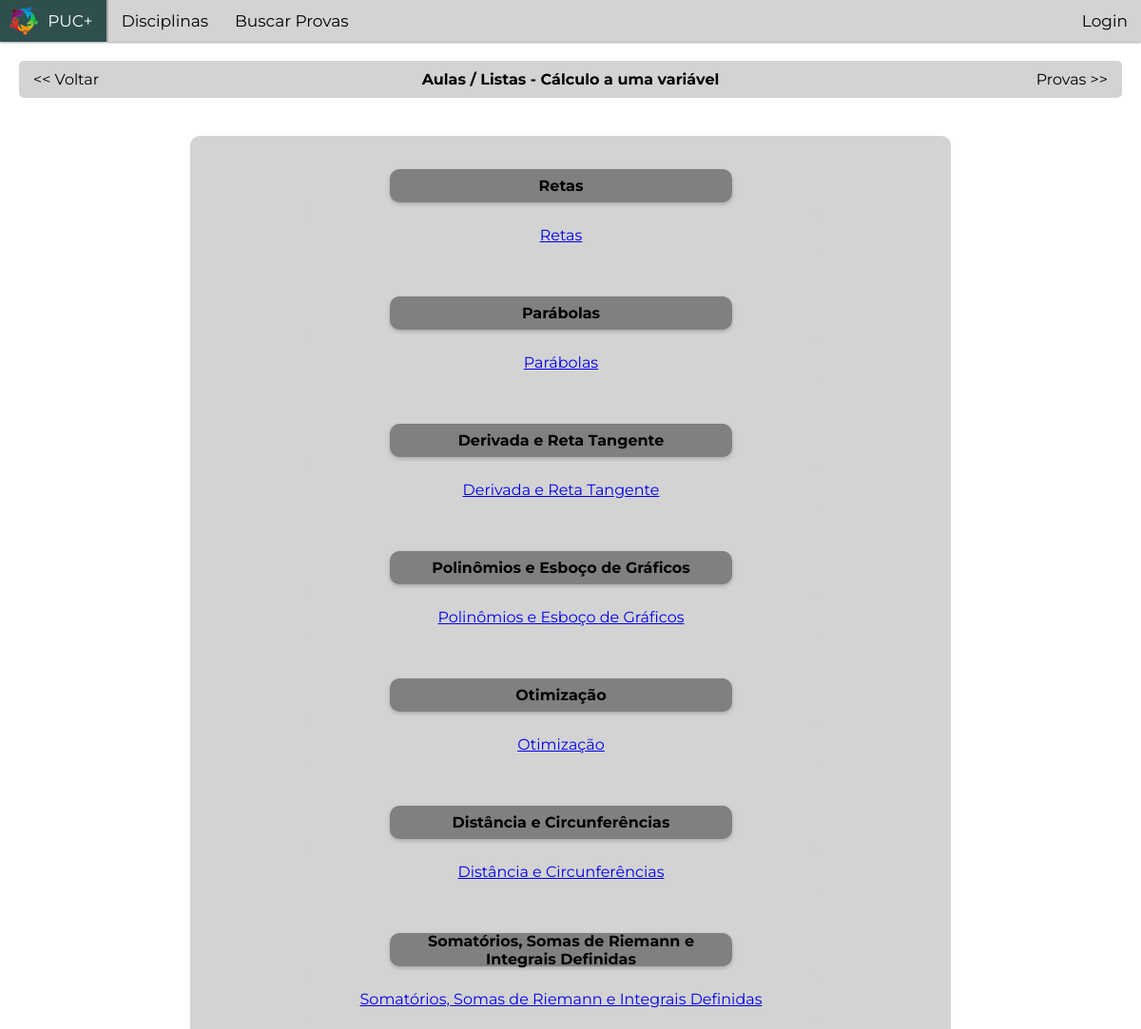
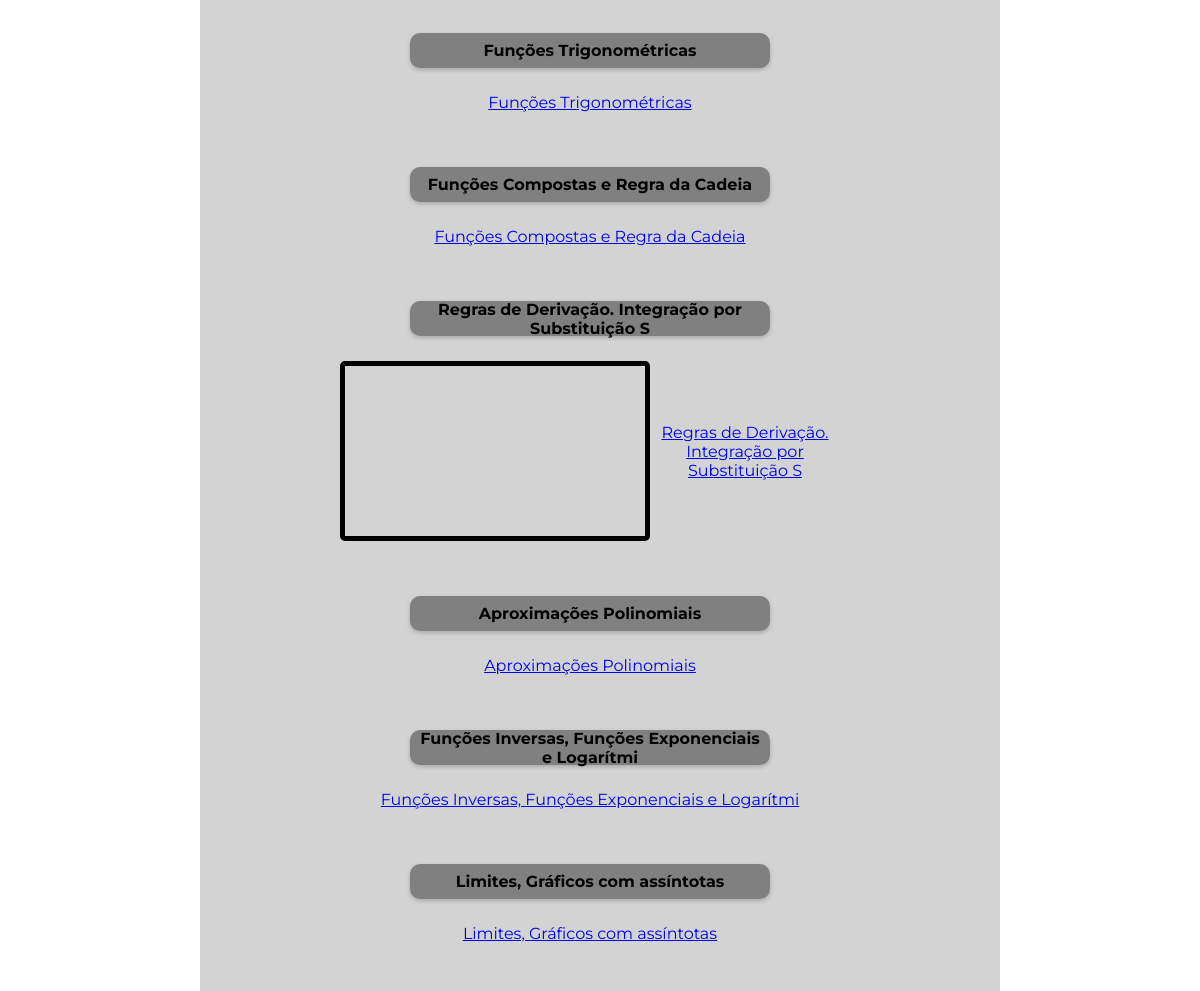
/disciplinas/Cálculo a uma variável/aulas&listas/, run on the app's committed database (2 pictures, top to bottom).
### app/models.py (models this page shows, shortened)
class Discipline(models.Model):
  code = models.CharField(max_length=10)
  name = models.CharField(max_length = 100)
  image = models.ImageField(upload_to='backgrounds/', blank=True, null=True)

class Topic(models.Model):
  name = models.CharField(max_length=50)
  course = models.ForeignKey(Course, on_delete=models.CASCADE)

class Video(models.Model):
  name = models.CharField(max_length=100)
  link = models.URLField()
  description = models.TextField(blank=True)
  topic = models.ForeignKey(Topic, on_delete=models.CASCADE, blank=True)

### app/views.py (the view)
# urls.py: path("disciplinas/<str:discipline_name>/aulas&listas/", views.aulas_listas_basic),
def aulas_listas_basic(request, discipline_name):
  discipline = get_object_or_404(Discipline, name = discipline_name) # Discipline.objects.get(name = discipline_name)
  topic = Topic.objects.filter(course__in=Course.objects.filter(discipline__name = discipline_name).all()).all() # Pegar todos os tópicos correlacionados a aquele curso
  course = Course.objects.filter(discipline__name = discipline_name)[0]
  return render(request, "aulas_listas_basic.html",{
    'topics': topic,
    'discipline': discipline,
    'course': course,
  })

### app/templates/aulas_listas_basic.html (shortened to what this page needs)
{% extends "layout.html" %}
{% load static %}
{% block main %}
  <div class="userbar">
    <a style="position: absolute; left: 0; padding-left: 15px; text-decoration: none; color:black;"
    href="/disciplinas/{{discipline.name}}">&lt;&lt; Voltar</a>
    <span style="align-items:central; font-weight: bold">Aulas / Listas - {{discipline.name}}</span>
    <a style="position: absolute; right: 0; padding-right: 15px; text-decoration: none; color:black;"
    href="/disciplinas/{{discipline.name}}/provas">Provas &gt;&gt;</a>
  </div>
<div class="central">
  <div class="container central" style="display:flex; justify-content: center; flex-direction: column;width: 700px;border:gray">
    {% for topic in topics %}
        <h4 class="card central"style="border: gray;height: 25px; width: 350px; padding: 5px;">{{topic.name}}</h4>
        <div class="linhaDisciplinas" style="width:500px;border-radius:10px;border:20px solid lightgray;background-color: lightgrey; margin-bottom: 30px;">
          {% for video in topic.video_set.all %}
            <iframe style="border: 5px solid black; border-radius: 5px" width="300" height="170"
            src="{{video.link}}" title="{{video.name}}" frameborder="0" allow="accelerometer;
            autoplay; clipboard-write; encrypted-media; gyroscope; picture-in-picture; web-share" allowfullscreen></iframe>
          {% endfor %}
          <div class="listas">
            <a style="text-align: center;" href="/disciplinas/{{ discipline.name }}/aulas&listas/{{topic.name}}/">{{topic.name}}</a>
          </div>
        </div>
    {% endfor %}
  </div>
</div>
{% endblock %}

### app/static/style.css (style rules this page uses)
html { height: 100%; width: 100% }
body { font-family: "Montserrat"; background-color: white; color: black; margin: 0px; }
.userbar { background-color: lightgray; font-size: 16px; text-align: center; margin: 20px; padding: 10px; border-radius: 5px; position: relative; }
.central { display: flex; justify-content: center; align-items: center; margin: auto; }
.linhaDisciplinas { display: flex; flex-direction: row; justify-content: space-evenly; align-items: center; background-color: lightgrey; color:lightgrey }
.listas { display: flex; flex-direction: column; }
.container { background-color: lightgray; border-radius:10px; margin: 20px 150px; padding: 30px 60px 30px 40px; }

### data on the page
Discipline: name "Cálculo a uma variável"
Topic: name "Retas"
Topic: name "Parábolas"
Topic: name "Derivada e Reta Tangente"
Topic: name "Polinômios e Esboço de Gráficos"
Topic: name "Otimização"
Topic: name "Distância e Circunferências"
Topic: name "Somatórios, Somas de Riemann e Integrais Definidas"
Topic: name "Funções Trigonométricas"
Topic: name "Funções Compostas e Regra da Cadeia"
Topic: name "Regras de Derivação. Integração por Substituição S"
Topic: name "Aproximações Polinomiais"
Topic: name "Funções Inversas, Funções Exponenciais e Logarítmi"
Topic: name "Limites, Gráficos com assíntotas"
